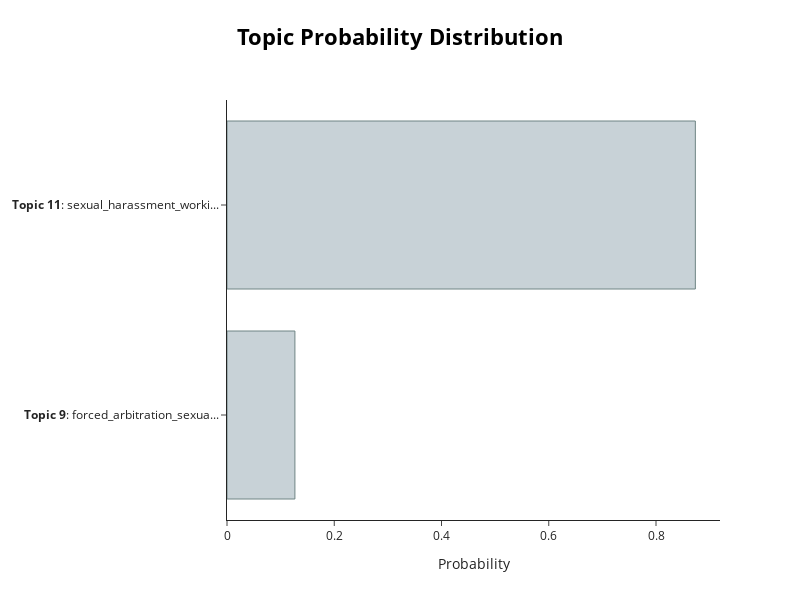

Notebook cell for this chart:
### Code cell
#topic_model.visualize_distribution(topic_distr[1])

### Figure 1 — Plotly figure (JSON) as saved in the notebook; plotly's stock layout.template omitted (floating-point values rounded to 4 significant figures)
{"data": [{"marker": {"color": "#C8D2D7", "line": {"color": "#6E8484", "width": 1}}, "orientation": "h", "type": "bar", "x": [0.1266, 0.8734], "y": ["<b>Topic 9</b>: forced_arbitration_sexua...", "<b>Topic 11</b>: sexual_harassment_worki..."]}], "layout": {"height": 600, "hoverlabel": {"bgcolor": "white", "font": {"family": "Rockwell", "size": 16}}, "title": {"font": {"color": "Black", "size": 22}, "text": "<b>Topic Probability Distribution", "x": 0.5, "xanchor": "center", "y": 0.95, "yanchor": "top"}, "width": 800, "xaxis": {"title": {"text": "Probability"}}}}
